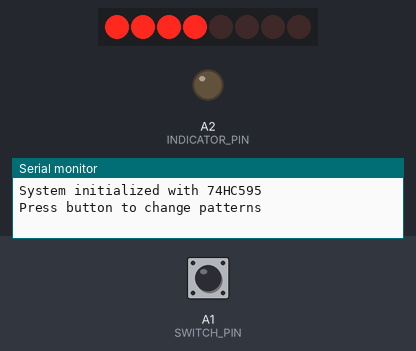
A program run on a simulated Arduino Nano, built with avr-gcc and run on an emulated ATmega328P. On the bench: 8 shift-register outputs drawn as a row of LEDs (first output left, lit = HIGH), output pins drawn as LEDs (lit = HIGH), the last lines printed to the serial monitor. Wiring (inferred from the names in the program): shift register (74HC595): data pin 2; shift clock pin 3; latch pin 4. Wiring (inferred from the signals the program sends): row of LEDs: on Q0, Q1, Q2, Q3, Q4, Q5, Q6, Q7. The test bench sets the inputs (shaded band); at power-on: A1 (SWITCH_PIN) HIGH. Pins used as bus, display or sensor lines are not drawn.

Above: at 1.2 s.
1.3 s: A1 (SWITCH_PIN) pulled LOW for 0.15 s
At 2.1 s:
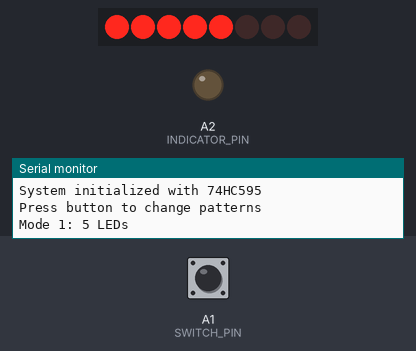
2.9 s: A1 (SWITCH_PIN) pulled LOW for 1 s
At 3.5 s:
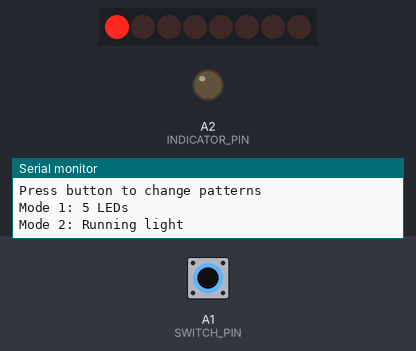
6.9 s: A1 (SWITCH_PIN) pulled LOW for 0.15 s
At 9.6 s:
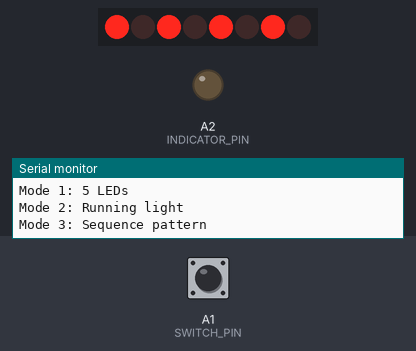
10.0 s: A1 (SWITCH_PIN) pulled LOW for 3.2 s
At 11.3 s:
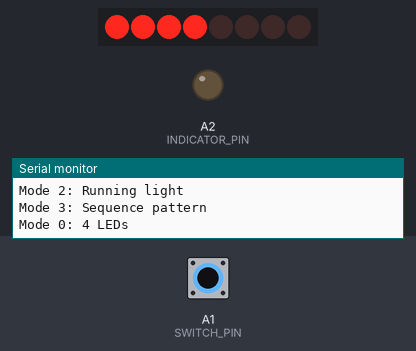
Timing chart, 0 to 13.0 s (numbered marks = the images above; inputs shaded):
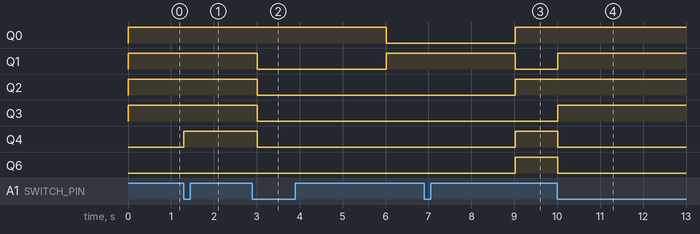

The program:

main.cpp
```cpp
#include <Arduino.h>

#define SWITCH_PIN A1
#define INDICATOR_PIN A2
#define CONTACT_DEBOUNCE_INTERVAL_MS 50  // задержка подавления дребезга контакта, мс
const int BLINK_INTERVAL = 100;         // фиксированный интервал мерцания (мс)

// Константы для 74HC595
#define DATA_PIN 2      // DS (Data) - пин данных
#define CLOCK_PIN 3     // SH_CP (Clock) - пин тактового сигнала
#define LATCH_PIN 4     // ST_CP (Latch) - пин защелки

// Переменные для управления светодиодами
bool currentSwitchRawState = HIGH;
bool lastStableSwitchState = HIGH;      // последнее стабильное состояние переключателя
unsigned long lastStateChangeTimestamp = 0; // время последнего изменения состояния
bool isBlinking = false;                 // флаг включения мерцания
unsigned long lastBlinkTime = 0;         // время последнего переключения состояния светодиода
int currentPattern = 0;                  // текущий паттерн индикации
unsigned long lastPatternChangeTime = 0; // время последнего изменения паттерна
const int PATTERN_CHANGE_INTERVAL = 3000; // интервал смены паттерна (3 секунды)
int currentMode = 0;                     // текущий режим работы

// Функция для отправки бита в 74HC595
void shiftOutBit(bool bitValue) {
    digitalWrite(DATA_PIN, bitValue);
    digitalWrite(CLOCK_PIN, HIGH);
    delayMicroseconds(1);
    digitalWrite(CLOCK_PIN, LOW);
    delayMicroseconds(1);
}

// Функция для отправки байта в 74HC595 (MSB first)
void shiftOutByte(byte data) {
    for (int i = 7; i >= 0; i--) {
        bool bitValue = (data >> i) & 1;
        shiftOutBit(bitValue);
    }
}

// Функция для обновления состояния светодиодов
void updateLEDs(byte pattern) {
    digitalWrite(LATCH_PIN, LOW);
    shiftOutByte(pattern);
    digitalWrite(LATCH_PIN, HIGH);
}

// Функция для включения N светодиодов (слева направо)
void turnOnLEDs(int count) {
    if (count < 0) count = 0;
    if (count > 8) count = 8;
    byte pattern = 0;
    for (int i = 0; i < count; i++) {
        pattern |= (1 << i);
    }
    updateLEDs(pattern);
}

// Функция для создания бегущего огня
void runningLight(int position) {
    byte pattern = 1 << (position % 8);
    updateLEDs(pattern);
}

// Функция для создания последовательности индикации
void sequencePattern(int seqNum) {
    byte patterns[8][8] = {
        {0b00000001, 0b00000010, 0b00000100, 0b00001000, 0b00010000, 0b00100000, 0b01000000, 0b10000000}, // Бегущий огонь
        {0b00000011, 0b00000110, 0b00001100, 0b00011000, 0b00110000, 0b01100000, 0b11000000, 0b10000001}, // Бегущий огонь 2
        {0b00001111, 0b00111100, 0b11110000, 0b11110000, 0b00111100, 0b00001111, 0b00000000, 0b00000000}, // Пульсация
        {0b01010101, 0b10101010, 0b01010101, 0b10101010, 0b01010101, 0b10101010, 0b01010101, 0b10101010}, // Шахматная доска
        {0b11111111, 0b00000000, 0b11111111, 0b00000000, 0b11111111, 0b00000000, 0b11111111, 0b00000000}, // Мигание
        {0b10000001, 0b01000010, 0b00100100, 0b00011000, 0b00011000, 0b00100100, 0b01000010, 0b10000001}, // Ромб
        {0b11111111, 0b01111110, 0b00111100, 0b00011000, 0b00011000, 0b00111100, 0b01111110, 0b11111111}, // Овал
        {0b00011110, 0b00111100, 0b01111000, 0b11110000, 0b11110000, 0b01111000, 0b00111100, 0b00011110}  // Квадрат
    };

    if (seqNum >= 0 && seqNum < 8) {
        updateLEDs(patterns[seqNum][currentPattern % 8]);
        currentPattern++;
    }
}

void setup() {
    pinMode(SWITCH_PIN, INPUT_PULLUP);
    pinMode(INDICATOR_PIN, OUTPUT);
    pinMode(DATA_PIN, OUTPUT);
    pinMode(CLOCK_PIN, OUTPUT);
    pinMode(LATCH_PIN, OUTPUT);

    digitalWrite(INDICATOR_PIN, LOW);
    digitalWrite(DATA_PIN, LOW);
    digitalWrite(CLOCK_PIN, LOW);
    digitalWrite(LATCH_PIN, LOW);

    Serial.begin(115200);
    Serial.println("System initialized with 74HC595");
    Serial.println("Press button to change patterns");

    // Начальное состояние - 4 светодиода
    turnOnLEDs(4);
}

void loop() {
    bool button_state = digitalRead(SWITCH_PIN);
    unsigned long current_time = millis();

    // Обработка кнопки
    if (button_state != lastStableSwitchState) {
        // Если прошло достаточно времени — это не дребезг
        if (current_time - lastStateChangeTimestamp > CONTACT_DEBOUNCE_INTERVAL_MS) {
            lastStableSwitchState = button_state;
            lastStateChangeTimestamp = current_time;

            // Обработка нажатия (фронт: HIGH → LOW)
            if (button_state == LOW) {
                // Переключаем режим
                currentMode = (currentMode + 1) % 4;

                switch(currentMode) {
                    case 0:
                        Serial.println("Mode 0: 4 LEDs");
                        turnOnLEDs(4);
                        break;
                    case 1:
                        Serial.println("Mode 1: 5 LEDs");
                        turnOnLEDs(5);
                        break;
                    case 2:
                        Serial.println("Mode 2: Running light");
                        currentPattern = 0;
                        break;
                    case 3:
                        Serial.println("Mode 3: Sequence pattern");
                        currentPattern = 0;
                        break;
                }
            }
        } else {
            // Дребезг! Сообщаем в монитор порта
            Serial.println("BOUNCE_DETECTED");
        }
    }

    // Автоматическая смена паттернов
    if (current_time - lastPatternChangeTime >= PATTERN_CHANGE_INTERVAL) {
        lastPatternChangeTime = current_time;

        if (currentMode == 2) {
            // Режим бегущего огня
            runningLight(currentPattern);
            currentPattern++;
        } else if (currentMode == 3) {
            // Режим последовательности
            sequencePattern(currentMode);
        }
    }

    currentSwitchRawState = button_state;
    delay(10); // Небольшая задержка для стабильности
}
```

Measured:
- after the input at 1.3 s, Q4: LOW → HIGH at once
- after the input at 2.9 s, Q0: HIGH → LOW after 3.1 s; Q1: HIGH → LOW after 0.11 s, → HIGH 3.0 s later; Q2–4: HIGH → LOW after 0.11 s
